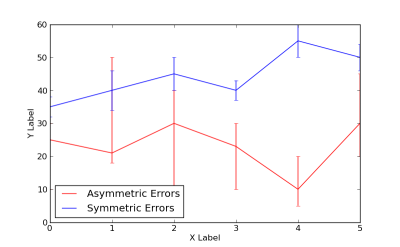

Recreate this plot in Python.
plot = Plot()

# Uneven error bars
line = Line()
line.xValues = range(6)
line.yValues = [25, 21, 30, 23, 10, 30]
line.yMins = [10, 18, 10, 10, 5, 20]
line.yMaxes = [30, 50, 40, 30, 20, 45]
line.label = "Asymmetric Errors"
line.color = "red"

line.xValues = range(len(line.yValues))

# Even error bars
line2 = Line()
line2.xValues = range(6)
line2.yValues = [35, 40, 45, 40, 55, 50]
line2.color = "blue"
line2.label = "Symmetric Errors"
line2.yErrors = [3, 6, 5, 3, 5, 4]

plot.add(line)
plot.add(line2)
plot.setXLabel("X Label")
plot.setYLabel("Y Label")
plot.hasLegend()
plot.save("errorbars.png")
